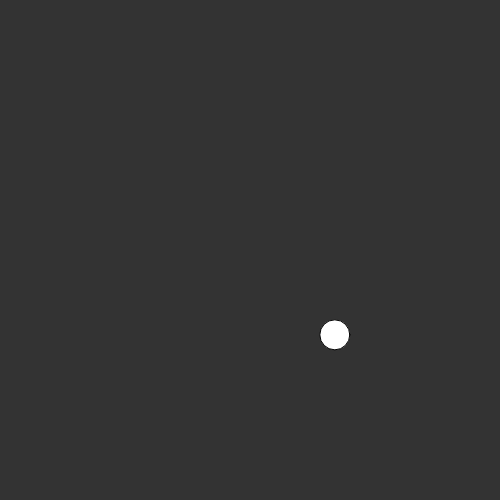
Frame 1 (no input)
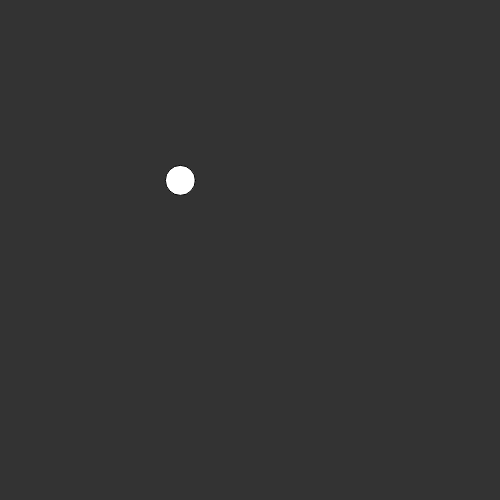
Frame 60 (no input)
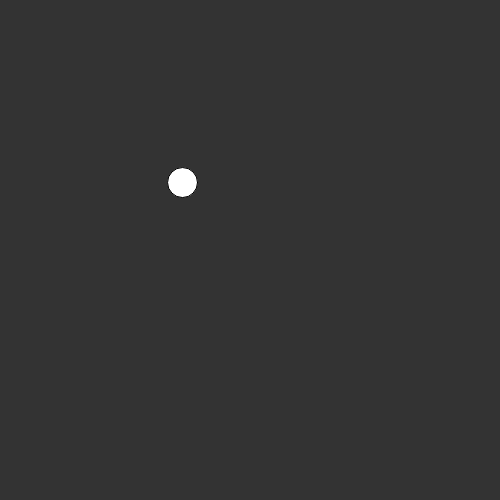
Frame 120 (the mouse pressed at the canvas centre since frame 60)

The p5.js sketch that drew these frames (run headless with seeded random() and noise() and a simulated clock; from frame 60 on, the mouse is pressed at the canvas centre):

// p5.js sketch
// ── sketch.js
var xoff = 0;
var incr = 0.01;

function setup() {
    createCanvas(500, 500);
}
  
function draw() {
    background(51)

    var x = map(noise(xoff), 0, 1, 0, width);
    var y = map(noise(xoff), 0, 1, 0, height);
    ellipse(x, y, 30, 30);    

    xoff += incr;
}
